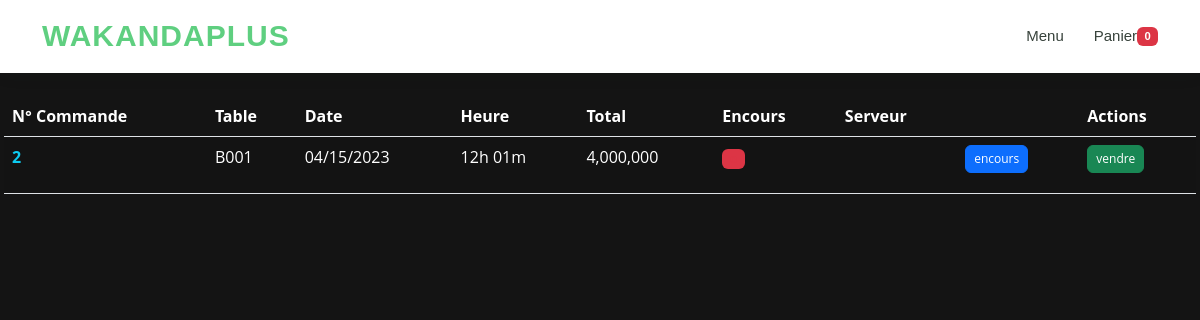
Page /show_order on the committed database.
### ecommerce_app/models.py (models this page shows, shortened)
class Order(models.Model):
    Table = models.CharField(max_length=191)
    Nom = models.CharField(max_length=191)
    Serveur = models.CharField(max_length=191)
    Tel = models.CharField(max_length=191)
    date_added = models.DateTimeField(auto_now_add=True)
    date_addedunique = models.DateField(auto_now_add=True,blank=True)
    encourspreparation= models.BooleanField(default=False)
    Servir= models.BooleanField(default=False)
    Total= models.IntegerField()
    def total_cost(self):
        return sum([ li.cost() for li in self.lineitem_set.all() ] )

### ecommerce_app/views.py (the view)
def show_order(request):
    aujourdhui =datetime.date.today()
    if request.method == 'POST':
        if request.POST.get('submit') == 'encours':
            cart.order_encours_item(request)
        if request.POST.get('submit') == 'servir':
            cart.order_servir_item(request)
    order_items = Order.objects.filter(date_addedunique=aujourdhui)
    return render(request, 'ecommerce_app/show_order.html', {
                                            'order_items': order_items,
                                            'aujourdhui': aujourdhui,
                                            })

### ecommerce_app/cart.py (called while the page is built)
def _cart_id(request):
    if 'cart_id' not in request.session:
        request.session['cart_id'] = _generate_cart_id()
    return request.session['cart_id']

def _generate_cart_id():
    import string, random
    return ''.join([random.choice(string.ascii_letters + string.digits) for _ in range(50)])

def get_all_cart_items(request):
    return CartItem.objects.filter(cart_id = _cart_id(request))

def item_count(request):
    return get_all_cart_items(request).count()

### ecommerce_app/context_processor.py (called while the page is built)
def cart_item_count(request):
    item_count = cart.item_count(request)
    return {'cart_item_count' : item_count }

### ecommerce_app/models.py (called while the page is built)
    def cost(self):
        return self.price * self.quantity

### ecommerce_app/templates/ecommerce_app/show_order.html (shortened to what this page needs)
{% extends 'layouts/base.html' %}
{% block content %}
{% include 'layouts/nav.html' %}
<main class=" py-5 px-1" id="main">
    <div class="py-5">
        <table class=" table text-white table-striped table-responsive table-hover">
            <thead>
                <tr>
                    <th>N° Commande</th>
                    <th>Table</th>
                    <th>Date</th>
                    <th>Heure</th>
                    <th>Total</th>
                    <th>Encours</th>
                    <th>Serveur</th>
                    <th></th>
                    <th>Actions</th>
                </tr>
                </thead>
                <tbody>
                {% for item in order_items %}
                    <tr >
                        <td> <p class="text-white"><a href="{% url 'detail_order' item.id %}" class="nav-link text-info"><strong>{{ item.id }}</strong></a>    </p> </td>
                        <td><p class="text-white">{{ item.Table }}</p> </td>
                        <td><p class="text-white">{{ item.date_added|date:"SHORT_DATE_FORMAT" }}</p> </td>
                        <td><p class="text-white">{{ item.date_added|time:"H\h i\m" }}</p></td>
                        <td><p class="text-white">{{ item.Total|floatformat:"g"}}</p></td>
                        {% if item.encourspreparation %}
                        <td><span class="badge bg-success text-success  ">o</span></td>
                             {% else %}
                             <td><span class="badge bg-danger text-danger ">o</span></td>
                            {% endif %}
                                <td><p class="text-white">{{ item.Serveur}}</p></td>
                        <td>
                            <form action="" method="post">
                                <input type="submit" name="submit" class="btn btn btn-primary" value="encours"  style="--bs-btn-padding-y: .25rem; --bs-btn-padding-x: .5rem; --bs-btn-font-size: .75rem;">
                            </form>
                        </td>
                        <td>
                            <form action="{% url 'sale'%}" method="post">
                                <button type="submit" class="btn btn btn-success" style="--bs-btn-padding-y: .25rem; --bs-btn-padding-x: .5rem; --bs-btn-font-size: .75rem;">vendre</button>
                            </form>
                        </td>
                    </tr>
                {% endfor %}
                </tbody>
            </table>
    </div>
</main>
{% endblock %}

### static/css/style.css (style rules this page uses)
body { font-family: "Open Sans", sans-serif; color: #444444; }
a { color: #5fcf80; text-decoration: none; }

### rows in the picture
Order: id "2", Table "B001", date_added "04/15/2023", date_added "12h 01m", Total "4,000,000"

### other values in the picture
{{ cart_item_count }} "0"
